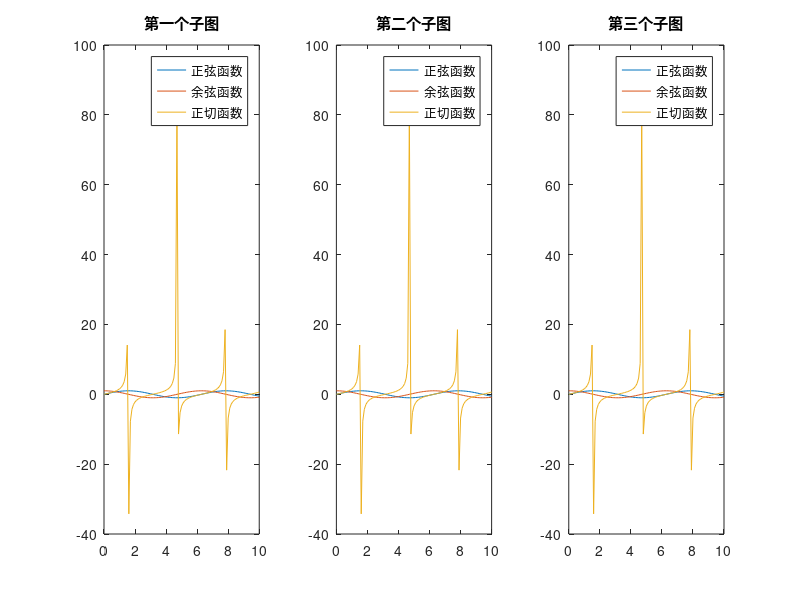

MATLAB code for this plot:
% 创建数据和图形
x = 0:0.1:10;
y1 = sin(x);
y2 = cos(x);
y3 = tan(x);

% 创建图形和子图
figure;
subplot(1,3,1);
plot(x, y1, x, y2, x, y3);
legend('正弦函数', '余弦函数', '正切函数');
title('第一个子图');

subplot(1,3,2);
plot(x, y1, x, y2, x, y3);
legend('正弦函数', '余弦函数', '正切函数');
title('第二个子图');

subplot(1,3,3);
plot(x, y1, x, y2, x, y3);
legend('正弦函数', '余弦函数', '正切函数');
title('第三个子图');

% 获取图形窗口的位置和大小
fig = gcf;
figPosition = get(fig, 'Position');
figWidth = figPosition(3);
figHeight = figPosition(4);

% 设置图例的绝对位置和大小
legendWidth = 100;
legendHeight = 50;
legendX = figWidth - legendWidth - 10; % 距离右边 10 像素
legendY = figHeight - legendHeight - 10; % 距离上边 10 像素

% 获取当前图例对象并设置位置和大小
lgd = findobj(gcf, 'Type', 'Legend');
set(lgd, 'Position', [legendX, legendY, legendWidth, legendHeight]);